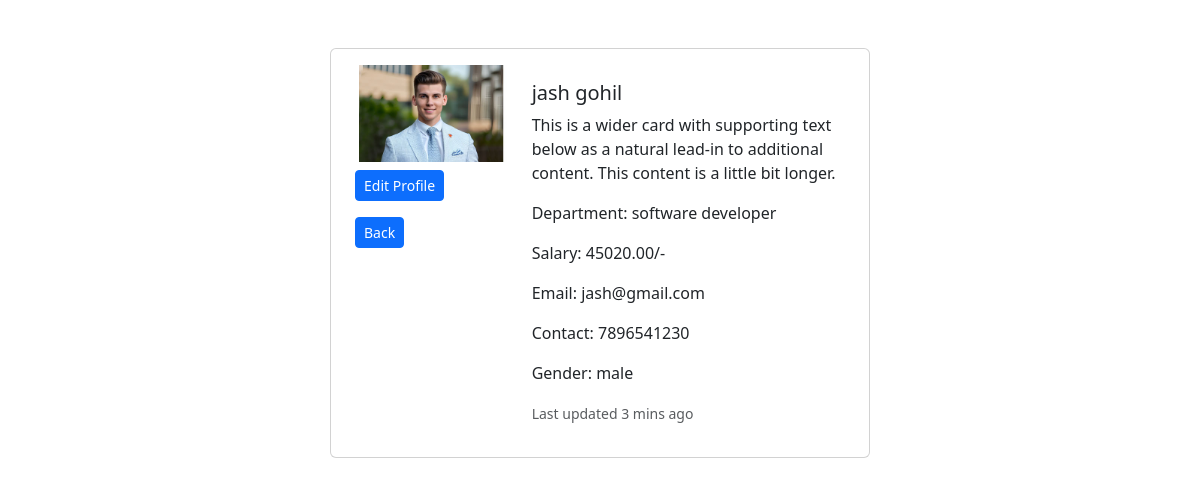
Screenshot of /view/1 with the database file from the repository.
### app1/models.py (models this page shows)
class Employee(models.Model):
    gen = (
        ('male','male'),
        ('female','female'),
    )
    name = models.CharField(max_length=50)
    email = models.EmailField(unique=True)
    contact = models.BigIntegerField()
    gender = models.CharField(max_length=50,choices=gen)
    department = models.ForeignKey(Departments,on_delete=models.CASCADE)
    salary = models.DecimalField(max_digits=8, decimal_places=2)
    image = models.ImageField(upload_to="images")

class Departments(models.Model):
    name = models.CharField(max_length=50)
    def __str__(self):
        return self.name

### app1/views.py (the view)
# urls.py: path('view/<int:eid>',views.emp_view,name="emp_view"),
def emp_view(request,eid):
    data = Employee.objects.get(id=eid)
    return render(request,"view.html",{'employee':data})

### templates/view.html (shortened to what this page needs)
<!DOCTYPE html>
<html lang="en">
<head>
    <link href="https://cdn.jsdelivr.net/npm/bootstrap@5.3.3/dist/css/bootstrap.min.css" rel="stylesheet">
</head>
<body >
<div class="container-fluid ">
    <div class="card mb-3 mx-auto mt-5 p-3" style="max-width: 540px;">
  <div class="row g-0">
    <div class="col-md-4">
      <img src="{{employee.image.url}}" class="img-fluid rounded-start" alt="...">
      <a class="btn btn-primary btn-sm m-2" href="">Edit Profile</a>
      <a class="btn btn-primary btn-sm m-2" href="{% url 'index' %}">Back</a>
    </div>
    <div class="col-md-8">
      <div class="card-body">
        <h5 class="card-title">{{employee.name}}</h5>
        <p class="card-text">This is a wider card with supporting text below as a natural lead-in to additional content. This content is a little bit longer.</p>
        <p class="card-text">Department: {{employee.department}}</p>
         <p class="card-text">Salary: {{employee.salary}}/-</p>
         <p class="card-text">Email: {{employee.email}}</p>
         <p class="card-text">Contact: {{employee.contact}}</p>
         <p class="card-text">Gender: {{employee.gender}}</p>
        <p class="card-text"><small class="text-muted">Last updated 3 mins ago</small></p>
      </div>
    </div>
  </div>
</div>
</div>
</body>
</html>

### rows the page displays
Employee: image (picture), name "jash gohil", department "software developer", salary "45020.00", email "jash@gmail.com", contact "7896541230", gender "male"
